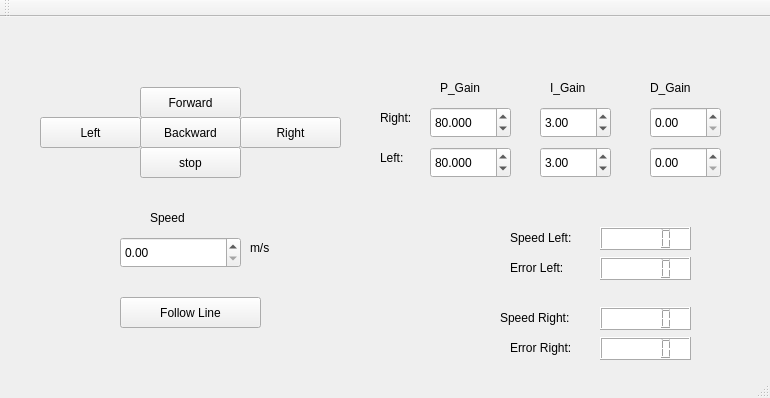
<?xml version="1.0" encoding="UTF-8"?>
<ui version="4.0">
 <class>MainWindow</class>
 <widget class="QMainWindow" name="MainWindow">
  <property name="geometry">
   <rect>
    <x>0</x>
    <y>0</y>
    <width>770</width>
    <height>398</height>
   </rect>
  </property>
  <property name="windowTitle">
   <string>MainWindow</string>
  </property>
  <widget class="QWidget" name="centralWidget">
   <widget class="QPushButton" name="btn_forward">
    <property name="geometry">
     <rect>
      <x>140</x>
      <y>70</y>
      <width>101</width>
      <height>31</height>
     </rect>
    </property>
    <property name="text">
     <string>Forward</string>
    </property>
   </widget>
   <widget class="QPushButton" name="btn_backward">
    <property name="geometry">
     <rect>
      <x>140</x>
      <y>100</y>
      <width>101</width>
      <height>31</height>
     </rect>
    </property>
    <property name="text">
     <string>Backward</string>
    </property>
   </widget>
   <widget class="QPushButton" name="btn_right">
    <property name="geometry">
     <rect>
      <x>240</x>
      <y>100</y>
      <width>101</width>
      <height>31</height>
     </rect>
    </property>
    <property name="text">
     <string>Right</string>
    </property>
   </widget>
   <widget class="QPushButton" name="btn_left">
    <property name="geometry">
     <rect>
      <x>40</x>
      <y>100</y>
      <width>101</width>
      <height>31</height>
     </rect>
    </property>
    <property name="text">
     <string>Left</string>
    </property>
   </widget>
   <widget class="QPushButton" name="btn_stop">
    <property name="geometry">
     <rect>
      <x>140</x>
      <y>130</y>
      <width>101</width>
      <height>31</height>
     </rect>
    </property>
    <property name="text">
     <string>stop</string>
    </property>
   </widget>
   <widget class="QLabel" name="label">
    <property name="geometry">
     <rect>
      <x>150</x>
      <y>190</y>
      <width>68</width>
      <height>21</height>
     </rect>
    </property>
    <property name="text">
     <string>Speed</string>
    </property>
   </widget>
   <widget class="QPushButton" name="btn_followLine">
    <property name="geometry">
     <rect>
      <x>120</x>
      <y>280</y>
      <width>141</width>
      <height>31</height>
     </rect>
    </property>
    <property name="text">
     <string>Follow Line</string>
    </property>
   </widget>
   <widget class="QDoubleSpinBox" name="btn_speed">
    <property name="geometry">
     <rect>
      <x>120</x>
      <y>220</y>
      <width>121</width>
      <height>31</height>
     </rect>
    </property>
   </widget>
   <widget class="QLabel" name="label_2">
    <property name="geometry">
     <rect>
      <x>250</x>
      <y>220</y>
      <width>31</width>
      <height>21</height>
     </rect>
    </property>
    <property name="text">
     <string>m/s</string>
    </property>
   </widget>
   <widget class="QLCDNumber" name="indic_speed_left">
    <property name="geometry">
     <rect>
      <x>600</x>
      <y>210</y>
      <width>91</width>
      <height>23</height>
     </rect>
    </property>
    <property name="palette">
     <palette>
      <active>
       <colorrole role="WindowText">
        <brush brushstyle="SolidPattern">
         <color alpha="255">
          <red>250</red>
          <green>0</green>
          <blue>0</blue>
         </color>
        </brush>
       </colorrole>
       <colorrole role="Button">
        <brush brushstyle="SolidPattern">
         <color alpha="255">
          <red>255</red>
          <green>255</green>
          <blue>255</blue>
         </color>
        </brush>
       </colorrole>
       <colorrole role="Text">
        <brush brushstyle="SolidPattern">
         <color alpha="255">
          <red>250</red>
          <green>0</green>
          <blue>0</blue>
         </color>
        </brush>
       </colorrole>
       <colorrole role="ButtonText">
        <brush brushstyle="SolidPattern">
         <color alpha="255">
          <red>250</red>
          <green>0</green>
          <blue>0</blue>
         </color>
        </brush>
       </colorrole>
       <colorrole role="Base">
        <brush brushstyle="SolidPattern">
         <color alpha="255">
          <red>255</red>
          <green>255</green>
          <blue>255</blue>
         </color>
        </brush>
       </colorrole>
       <colorrole role="Window">
        <brush brushstyle="SolidPattern">
         <color alpha="255">
          <red>255</red>
          <green>255</green>
          <blue>255</blue>
         </color>
        </brush>
       </colorrole>
       <colorrole role="HighlightedText">
        <brush brushstyle="SolidPattern">
         <color alpha="255">
          <red>0</red>
          <green>0</green>
          <blue>0</blue>
         </color>
        </brush>
       </colorrole>
      </active>
      <inactive>
       <colorrole role="WindowText">
        <brush brushstyle="SolidPattern">
         <color alpha="255">
          <red>250</red>
          <green>0</green>
          <blue>0</blue>
         </color>
        </brush>
       </colorrole>
       <colorrole role="Button">
        <brush brushstyle="SolidPattern">
         <color alpha="255">
          <red>255</red>
          <green>255</green>
          <blue>255</blue>
         </color>
        </brush>
       </colorrole>
       <colorrole role="Text">
        <brush brushstyle="SolidPattern">
         <color alpha="255">
          <red>250</red>
          <green>0</green>
          <blue>0</blue>
         </color>
        </brush>
       </colorrole>
       <colorrole role="ButtonText">
        <brush brushstyle="SolidPattern">
         <color alpha="255">
          <red>250</red>
          <green>0</green>
          <blue>0</blue>
         </color>
        </brush>
       </colorrole>
       <colorrole role="Base">
        <brush brushstyle="SolidPattern">
         <color alpha="255">
          <red>255</red>
          <green>255</green>
          <blue>255</blue>
         </color>
        </brush>
       </colorrole>
       <colorrole role="Window">
        <brush brushstyle="SolidPattern">
         <color alpha="255">
          <red>255</red>
          <green>255</green>
          <blue>255</blue>
         </color>
        </brush>
       </colorrole>
       <colorrole role="HighlightedText">
        <brush brushstyle="SolidPattern">
         <color alpha="255">
          <red>0</red>
          <green>0</green>
          <blue>0</blue>
         </color>
        </brush>
       </colorrole>
      </inactive>
      <disabled>
       <colorrole role="WindowText">
        <brush brushstyle="SolidPattern">
         <color alpha="255">
          <red>250</red>
          <green>0</green>
          <blue>0</blue>
         </color>
        </brush>
       </colorrole>
       <colorrole role="Button">
        <brush brushstyle="SolidPattern">
         <color alpha="255">
          <red>255</red>
          <green>255</green>
          <blue>255</blue>
         </color>
        </brush>
       </colorrole>
       <colorrole role="Text">
        <brush brushstyle="SolidPattern">
         <color alpha="255">
          <red>250</red>
          <green>0</green>
          <blue>0</blue>
         </color>
        </brush>
       </colorrole>
       <colorrole role="ButtonText">
        <brush brushstyle="SolidPattern">
         <color alpha="255">
          <red>250</red>
          <green>0</green>
          <blue>0</blue>
         </color>
        </brush>
       </colorrole>
       <colorrole role="Base">
        <brush brushstyle="SolidPattern">
         <color alpha="255">
          <red>255</red>
          <green>255</green>
          <blue>255</blue>
         </color>
        </brush>
       </colorrole>
       <colorrole role="Window">
        <brush brushstyle="SolidPattern">
         <color alpha="255">
          <red>255</red>
          <green>255</green>
          <blue>255</blue>
         </color>
        </brush>
       </colorrole>
       <colorrole role="HighlightedText">
        <brush brushstyle="SolidPattern">
         <color alpha="255">
          <red>0</red>
          <green>0</green>
          <blue>0</blue>
         </color>
        </brush>
       </colorrole>
      </disabled>
     </palette>
    </property>
    <property name="styleSheet">
     <string notr="true">color: rgb(250, 0, 0);
selection-color: rgb(0, 0, 0);
background-color: rgb(255, 255, 255);</string>
    </property>
    <property name="value" stdset="0">
     <double>0.000000000000000</double>
    </property>
   </widget>
   <widget class="QLCDNumber" name="indic_speed_right">
    <property name="geometry">
     <rect>
      <x>600</x>
      <y>290</y>
      <width>91</width>
      <height>23</height>
     </rect>
    </property>
    <property name="palette">
     <palette>
      <active>
       <colorrole role="WindowText">
        <brush brushstyle="SolidPattern">
         <color alpha="255">
          <red>6</red>
          <green>6</green>
          <blue>6</blue>
         </color>
        </brush>
       </colorrole>
       <colorrole role="Button">
        <brush brushstyle="SolidPattern">
         <color alpha="255">
          <red>255</red>
          <green>255</green>
          <blue>255</blue>
         </color>
        </brush>
       </colorrole>
       <colorrole role="Base">
        <brush brushstyle="SolidPattern">
         <color alpha="255">
          <red>255</red>
          <green>255</green>
          <blue>255</blue>
         </color>
        </brush>
       </colorrole>
       <colorrole role="Window">
        <brush brushstyle="SolidPattern">
         <color alpha="255">
          <red>255</red>
          <green>255</green>
          <blue>255</blue>
         </color>
        </brush>
       </colorrole>
      </active>
      <inactive>
       <colorrole role="WindowText">
        <brush brushstyle="SolidPattern">
         <color alpha="255">
          <red>6</red>
          <green>6</green>
          <blue>6</blue>
         </color>
        </brush>
       </colorrole>
       <colorrole role="Button">
        <brush brushstyle="SolidPattern">
         <color alpha="255">
          <red>255</red>
          <green>255</green>
          <blue>255</blue>
         </color>
        </brush>
       </colorrole>
       <colorrole role="Base">
        <brush brushstyle="SolidPattern">
         <color alpha="255">
          <red>255</red>
          <green>255</green>
          <blue>255</blue>
         </color>
        </brush>
       </colorrole>
       <colorrole role="Window">
        <brush brushstyle="SolidPattern">
         <color alpha="255">
          <red>255</red>
          <green>255</green>
          <blue>255</blue>
         </color>
        </brush>
       </colorrole>
      </inactive>
      <disabled>
       <colorrole role="WindowText">
        <brush brushstyle="SolidPattern">
         <color alpha="255">
          <red>143</red>
          <green>146</green>
          <blue>147</blue>
         </color>
        </brush>
       </colorrole>
       <colorrole role="Button">
        <brush brushstyle="SolidPattern">
         <color alpha="255">
          <red>255</red>
          <green>255</green>
          <blue>255</blue>
         </color>
        </brush>
       </colorrole>
       <colorrole role="Base">
        <brush brushstyle="SolidPattern">
         <color alpha="255">
          <red>255</red>
          <green>255</green>
          <blue>255</blue>
         </color>
        </brush>
       </colorrole>
       <colorrole role="Window">
        <brush brushstyle="SolidPattern">
         <color alpha="255">
          <red>255</red>
          <green>255</green>
          <blue>255</blue>
         </color>
        </brush>
       </colorrole>
      </disabled>
     </palette>
    </property>
    <property name="styleSheet">
     <string notr="true">background-color: rgb(255, 255, 255);</string>
    </property>
    <property name="value" stdset="0">
     <double>0.000000000000000</double>
    </property>
   </widget>
   <widget class="QLabel" name="label_3">
    <property name="geometry">
     <rect>
      <x>510</x>
      <y>210</y>
      <width>81</width>
      <height>21</height>
     </rect>
    </property>
    <property name="text">
     <string>Speed Left:</string>
    </property>
   </widget>
   <widget class="QLabel" name="label_4">
    <property name="geometry">
     <rect>
      <x>500</x>
      <y>290</y>
      <width>91</width>
      <height>21</height>
     </rect>
    </property>
    <property name="text">
     <string>Speed Right:</string>
    </property>
   </widget>
   <widget class="QLCDNumber" name="indic_error_left">
    <property name="geometry">
     <rect>
      <x>600</x>
      <y>240</y>
      <width>91</width>
      <height>23</height>
     </rect>
    </property>
    <property name="palette">
     <palette>
      <active>
       <colorrole role="WindowText">
        <brush brushstyle="SolidPattern">
         <color alpha="255">
          <red>6</red>
          <green>6</green>
          <blue>6</blue>
         </color>
        </brush>
       </colorrole>
       <colorrole role="Button">
        <brush brushstyle="SolidPattern">
         <color alpha="255">
          <red>255</red>
          <green>255</green>
          <blue>255</blue>
         </color>
        </brush>
       </colorrole>
       <colorrole role="Base">
        <brush brushstyle="SolidPattern">
         <color alpha="255">
          <red>255</red>
          <green>255</green>
          <blue>255</blue>
         </color>
        </brush>
       </colorrole>
       <colorrole role="Window">
        <brush brushstyle="SolidPattern">
         <color alpha="255">
          <red>255</red>
          <green>255</green>
          <blue>255</blue>
         </color>
        </brush>
       </colorrole>
      </active>
      <inactive>
       <colorrole role="WindowText">
        <brush brushstyle="SolidPattern">
         <color alpha="255">
          <red>6</red>
          <green>6</green>
          <blue>6</blue>
         </color>
        </brush>
       </colorrole>
       <colorrole role="Button">
        <brush brushstyle="SolidPattern">
         <color alpha="255">
          <red>255</red>
          <green>255</green>
          <blue>255</blue>
         </color>
        </brush>
       </colorrole>
       <colorrole role="Base">
        <brush brushstyle="SolidPattern">
         <color alpha="255">
          <red>255</red>
          <green>255</green>
          <blue>255</blue>
         </color>
        </brush>
       </colorrole>
       <colorrole role="Window">
        <brush brushstyle="SolidPattern">
         <color alpha="255">
          <red>255</red>
          <green>255</green>
          <blue>255</blue>
         </color>
        </brush>
       </colorrole>
      </inactive>
      <disabled>
       <colorrole role="WindowText">
        <brush brushstyle="SolidPattern">
         <color alpha="255">
          <red>143</red>
          <green>146</green>
          <blue>147</blue>
         </color>
        </brush>
       </colorrole>
       <colorrole role="Button">
        <brush brushstyle="SolidPattern">
         <color alpha="255">
          <red>255</red>
          <green>255</green>
          <blue>255</blue>
         </color>
        </brush>
       </colorrole>
       <colorrole role="Base">
        <brush brushstyle="SolidPattern">
         <color alpha="255">
          <red>255</red>
          <green>255</green>
          <blue>255</blue>
         </color>
        </brush>
       </colorrole>
       <colorrole role="Window">
        <brush brushstyle="SolidPattern">
         <color alpha="255">
          <red>255</red>
          <green>255</green>
          <blue>255</blue>
         </color>
        </brush>
       </colorrole>
      </disabled>
     </palette>
    </property>
    <property name="styleSheet">
     <string notr="true">background-color: rgb(255, 255, 255);</string>
    </property>
    <property name="value" stdset="0">
     <double>0.000000000000000</double>
    </property>
   </widget>
   <widget class="QLabel" name="label_5">
    <property name="geometry">
     <rect>
      <x>510</x>
      <y>240</y>
      <width>81</width>
      <height>21</height>
     </rect>
    </property>
    <property name="text">
     <string>Error Left:</string>
    </property>
   </widget>
   <widget class="QLCDNumber" name="indic_error_right">
    <property name="geometry">
     <rect>
      <x>600</x>
      <y>320</y>
      <width>91</width>
      <height>23</height>
     </rect>
    </property>
    <property name="palette">
     <palette>
      <active>
       <colorrole role="WindowText">
        <brush brushstyle="SolidPattern">
         <color alpha="255">
          <red>6</red>
          <green>6</green>
          <blue>6</blue>
         </color>
        </brush>
       </colorrole>
       <colorrole role="Button">
        <brush brushstyle="SolidPattern">
         <color alpha="255">
          <red>255</red>
          <green>255</green>
          <blue>255</blue>
         </color>
        </brush>
       </colorrole>
       <colorrole role="Base">
        <brush brushstyle="SolidPattern">
         <color alpha="255">
          <red>255</red>
          <green>255</green>
          <blue>255</blue>
         </color>
        </brush>
       </colorrole>
       <colorrole role="Window">
        <brush brushstyle="SolidPattern">
         <color alpha="255">
          <red>255</red>
          <green>255</green>
          <blue>255</blue>
         </color>
        </brush>
       </colorrole>
      </active>
      <inactive>
       <colorrole role="WindowText">
        <brush brushstyle="SolidPattern">
         <color alpha="255">
          <red>6</red>
          <green>6</green>
          <blue>6</blue>
         </color>
        </brush>
       </colorrole>
       <colorrole role="Button">
        <brush brushstyle="SolidPattern">
         <color alpha="255">
          <red>255</red>
          <green>255</green>
          <blue>255</blue>
         </color>
        </brush>
       </colorrole>
       <colorrole role="Base">
        <brush brushstyle="SolidPattern">
         <color alpha="255">
          <red>255</red>
          <green>255</green>
          <blue>255</blue>
         </color>
        </brush>
       </colorrole>
       <colorrole role="Window">
        <brush brushstyle="SolidPattern">
         <color alpha="255">
          <red>255</red>
          <green>255</green>
          <blue>255</blue>
         </color>
        </brush>
       </colorrole>
      </inactive>
      <disabled>
       <colorrole role="WindowText">
        <brush brushstyle="SolidPattern">
         <color alpha="255">
          <red>143</red>
          <green>146</green>
          <blue>147</blue>
         </color>
        </brush>
       </colorrole>
       <colorrole role="Button">
        <brush brushstyle="SolidPattern">
         <color alpha="255">
          <red>255</red>
          <green>255</green>
          <blue>255</blue>
         </color>
        </brush>
       </colorrole>
       <colorrole role="Base">
        <brush brushstyle="SolidPattern">
         <color alpha="255">
          <red>255</red>
          <green>255</green>
          <blue>255</blue>
         </color>
        </brush>
       </colorrole>
       <colorrole role="Window">
        <brush brushstyle="SolidPattern">
         <color alpha="255">
          <red>255</red>
          <green>255</green>
          <blue>255</blue>
         </color>
        </brush>
       </colorrole>
      </disabled>
     </palette>
    </property>
    <property name="styleSheet">
     <string notr="true">background-color: rgb(255, 255, 255);</string>
    </property>
    <property name="value" stdset="0">
     <double>0.000000000000000</double>
    </property>
   </widget>
   <widget class="QLabel" name="label_6">
    <property name="geometry">
     <rect>
      <x>510</x>
      <y>320</y>
      <width>81</width>
      <height>21</height>
     </rect>
    </property>
    <property name="text">
     <string>Error Right:</string>
    </property>
   </widget>
   <widget class="QLabel" name="label_7">
    <property name="geometry">
     <rect>
      <x>440</x>
      <y>60</y>
      <width>68</width>
      <height>21</height>
     </rect>
    </property>
    <property name="text">
     <string>P_Gain</string>
    </property>
   </widget>
   <widget class="QLabel" name="label_8">
    <property name="geometry">
     <rect>
      <x>550</x>
      <y>60</y>
      <width>68</width>
      <height>21</height>
     </rect>
    </property>
    <property name="text">
     <string>I_Gain</string>
    </property>
   </widget>
   <widget class="QLabel" name="label_9">
    <property name="geometry">
     <rect>
      <x>650</x>
      <y>60</y>
      <width>68</width>
      <height>21</height>
     </rect>
    </property>
    <property name="text">
     <string>D_Gain</string>
    </property>
   </widget>
   <widget class="QDoubleSpinBox" name="pGain_r">
    <property name="geometry">
     <rect>
      <x>430</x>
      <y>90</y>
      <width>81</width>
      <height>31</height>
     </rect>
    </property>
    <property name="decimals">
     <number>3</number>
    </property>
    <property name="maximum">
     <double>4000.000000000000000</double>
    </property>
    <property name="singleStep">
     <double>0.000100000000000</double>
    </property>
    <property name="value">
     <double>80.000000000000000</double>
    </property>
   </widget>
   <widget class="QDoubleSpinBox" name="iGain_r">
    <property name="geometry">
     <rect>
      <x>540</x>
      <y>90</y>
      <width>71</width>
      <height>31</height>
     </rect>
    </property>
    <property name="value">
     <double>3.000000000000000</double>
    </property>
   </widget>
   <widget class="QDoubleSpinBox" name="dGain_r">
    <property name="geometry">
     <rect>
      <x>650</x>
      <y>90</y>
      <width>71</width>
      <height>31</height>
     </rect>
    </property>
   </widget>
   <widget class="QDoubleSpinBox" name="dGain_l">
    <property name="geometry">
     <rect>
      <x>650</x>
      <y>130</y>
      <width>71</width>
      <height>31</height>
     </rect>
    </property>
   </widget>
   <widget class="QDoubleSpinBox" name="pGain_l">
    <property name="geometry">
     <rect>
      <x>430</x>
      <y>130</y>
      <width>81</width>
      <height>31</height>
     </rect>
    </property>
    <property name="decimals">
     <number>3</number>
    </property>
    <property name="maximum">
     <double>4000.000000000000000</double>
    </property>
    <property name="singleStep">
     <double>0.000100000000000</double>
    </property>
    <property name="value">
     <double>80.000000000000000</double>
    </property>
   </widget>
   <widget class="QDoubleSpinBox" name="iGain_l">
    <property name="geometry">
     <rect>
      <x>540</x>
      <y>130</y>
      <width>71</width>
      <height>31</height>
     </rect>
    </property>
    <property name="value">
     <double>3.000000000000000</double>
    </property>
   </widget>
   <widget class="QLabel" name="label_10">
    <property name="geometry">
     <rect>
      <x>380</x>
      <y>90</y>
      <width>41</width>
      <height>21</height>
     </rect>
    </property>
    <property name="text">
     <string>Right:</string>
    </property>
   </widget>
   <widget class="QLabel" name="label_11">
    <property name="geometry">
     <rect>
      <x>380</x>
      <y>130</y>
      <width>41</width>
      <height>21</height>
     </rect>
    </property>
    <property name="text">
     <string>Left:</string>
    </property>
   </widget>
  </widget>
  <widget class="QToolBar" name="mainToolBar">
   <attribute name="toolBarArea">
    <enum>TopToolBarArea</enum>
   </attribute>
   <attribute name="toolBarBreak">
    <bool>false</bool>
   </attribute>
  </widget>
  <widget class="QStatusBar" name="statusBar"/>
 </widget>
 <layoutdefault spacing="6" margin="11"/>
 <resources/>
 <connections/>
</ui>
